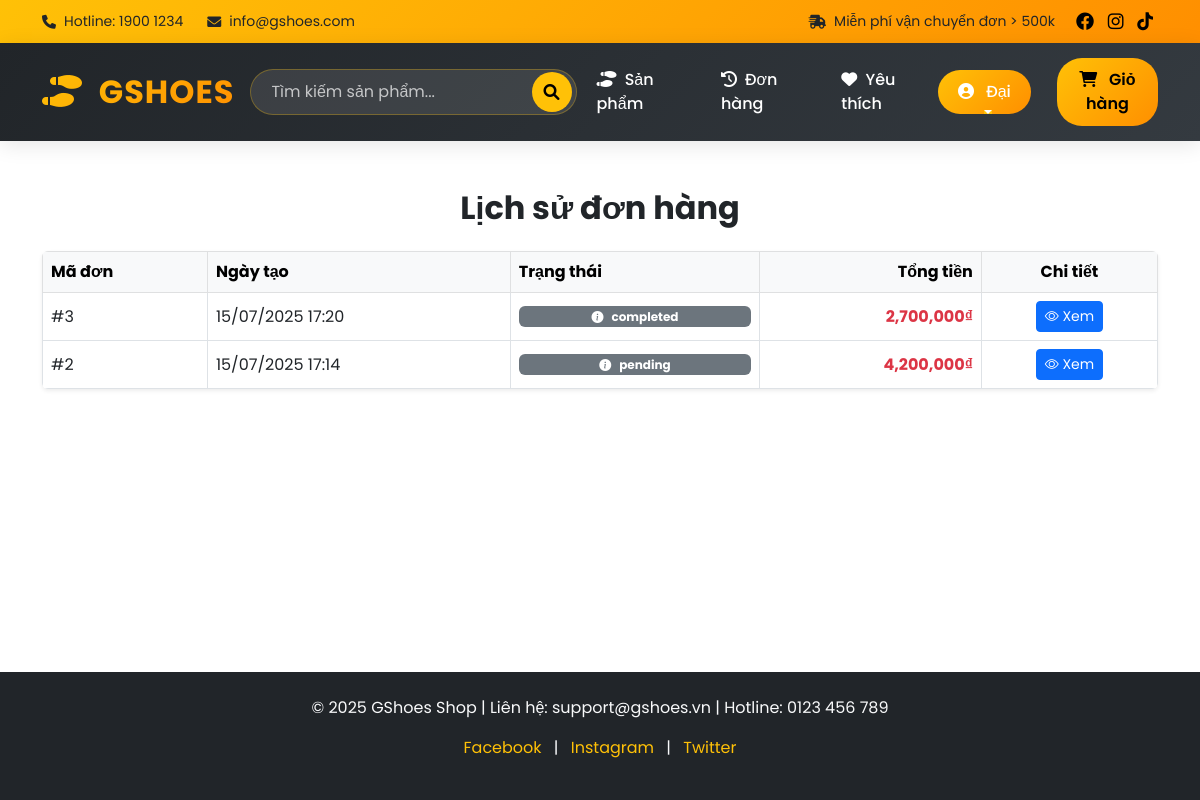
Page /index.php?controller=order&action=history (signed in) on the committed database.
### tables this page shows
CREATE TABLE `orders` (
  `id` int(10) UNSIGNED NOT NULL,
  `user_id` int(10) UNSIGNED DEFAULT NULL,
  `customer_name` varchar(100) NOT NULL,
  `customer_email` varchar(100) DEFAULT NULL,
  `customer_phone` varchar(20) DEFAULT NULL,
  `customer_address` text DEFAULT NULL,
  `total` decimal(12,2) NOT NULL,
  `status` enum('pending','paid','shipping','completed','cancelled') DEFAULT 'pending',
  `created_at` datetime DEFAULT current_timestamp()
);

### controllers/OrderController.php (called while the page is built, shortened)
<?php
require_once __DIR__ . '/../models/OrderModel.php';
class OrderController
{
    private $orderModel;
    public function __construct()
    {
        $this->orderModel = new OrderModel();
    }
    public function history()
    {
        $user_id = $_SESSION['user']['id'];
        $orders = $this->orderModel->getUserOrders($user_id);
        require __DIR__ . '/../views/order/history.php';
    }
}

### index.php (called while the page is built, shortened)
<?php
$action     = $_GET['action'] ?? 'index';
$ctrl = new $controllerClass();
$ctrl->$action();

### includes/db.php (called while the page is built)
<?php
function getPDO(): PDO {
    static $pdo = null;
    if ($pdo === null) {
        $pdo = new PDO(
            'mysql:host=localhost;dbname=shoe_shop;charset=utf8mb4',
            'root',
            '',
            [
                PDO::ATTR_ERRMODE => PDO::ERRMODE_EXCEPTION,
                PDO::ATTR_DEFAULT_FETCH_MODE => PDO::FETCH_ASSOC,
            ]
        );
    }
    return $pdo;
}

### models/OrderModel.php (called while the page is built, shortened)
<?php
require_once __DIR__ . '/../includes/db.php';
class OrderModel
{
    private $pdo;
    public function __construct()
    {
        $this->pdo = getPDO();
    }
    public function getUserOrders($user_id)
    {
        $stmt = $this->pdo->prepare("SELECT * FROM orders WHERE user_id = ? ORDER BY created_at DESC");
        $stmt->execute([$user_id]);
        return $stmt->fetchAll();
    }
}

### views/order/history.php (the view, shortened to what this page needs)
<?php
$title = 'Lịch sử đơn hàng';
require_once __DIR__ . '/../layouts/header.php';
?>
<div id="main-content" class="container py-5">
    <h2 class="mb-4 text-center fw-bold"><?= htmlspecialchars($title) ?></h2>
    <?php if (empty($orders)): ?>
        <div class="alert alert-info text-center">
            Bạn chưa đặt đơn hàng nào.
        </div>
    <?php else: ?>
        <div class="table-responsive shadow-sm rounded">
            <table class="table table-bordered table-hover align-middle mb-0">
                <thead class="table-light">
                    <tr>
                        <th>Mã đơn</th>
                        <th>Ngày tạo</th>
                        <th>Trạng thái</th>
                        <th class="text-end">Tổng tiền</th>
                        <th class="text-center">Chi tiết</th>
                    </tr>
                </thead>
                <tbody>
                    <?php foreach ($orders as $order): ?>
                        <tr>
                            <td>#<?= htmlspecialchars($order['id']) ?></td>
                            <td><?= htmlspecialchars(date('d/m/Y H:i', strtotime($order['created_at']))) ?></td>
                            <td>
                                <?php
                                    $status = strtolower($order['status']);
                                    $badgeClass = match($status) {
                                        'đang xử lý' => 'badge bg-warning text-dark',
                                        'đã giao' => 'badge bg-success',
                                        'đã hủy' => 'badge bg-danger',
                                        default => 'badge bg-secondary',
                                    };
                                    $icon = match($status) {
                                        'đang xử lý' => '<i class="bi bi-hourglass-split me-1"></i>',
                                        'đã giao' => '<i class="bi bi-check-circle-fill me-1"></i>',
                                        'đã hủy' => '<i class="bi bi-x-circle-fill me-1"></i>',
                                        default => '<i class="bi bi-info-circle-fill me-1"></i>',
                                    };
                                ?>
                                <span class="<?= $badgeClass ?> d-flex align-items-center justify-content-center gap-1">
                                    <?= $icon ?>
                                    <?= htmlspecialchars($order['status']) ?>
                                </span>
                            </td>
                            <td class="text-danger fw-bold text-end"><?= number_format($order['total']) ?>₫</td>
                            <td class="text-center">
                                <a href="?controller=order&action=detail&id=<?= urlencode($order['id']) ?>" class="btn btn-sm btn-primary" title="Xem chi tiết đơn hàng">
                                    <i class="bi bi-eye"></i> Xem
                                </a>
                            </td>
                        </tr>
                    <?php endforeach; ?>
                </tbody>
            </table>
        </div>
    <?php endif; ?>
</div>
<?php require_once __DIR__ . '/../layouts/footer.php'; ?>

### views/layouts/header.php (style rules this page uses)
html, body { height: 100%; margin: 0; font-family: 'Poppins', sans-serif; }
body { display: flex; flex-direction: column; min-height: 100vh; }
#main-content { flex: 1 0 auto; }

### rows in the picture
orders: id "3", created_at "15/07/2025 17:20", status "completed", total "2,700,000"
orders: id "2", created_at "15/07/2025 17:14", status "pending", total "4,200,000"

### other values in the picture
$_SESSION['user']['name'] "Đại"
$title "Lịch sử đơn hàng"
